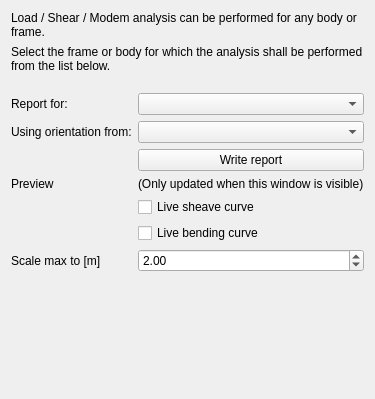
<?xml version="1.0" encoding="UTF-8"?>
<ui version="4.0">
 <class>WidgetBendingMomentPreview</class>
 <widget class="QWidget" name="WidgetBendingMomentPreview">
  <property name="geometry">
   <rect>
    <x>0</x>
    <y>0</y>
    <width>373</width>
    <height>399</height>
   </rect>
  </property>
  <property name="windowTitle">
   <string>Form</string>
  </property>
  <layout class="QFormLayout" name="formLayout">
   <item row="0" column="0" colspan="2">
    <widget class="QLabel" name="label_5">
     <property name="text">
      <string>Load / Shear / Modem analysis can be performed for any body or frame.</string>
     </property>
     <property name="wordWrap">
      <bool>true</bool>
     </property>
    </widget>
   </item>
   <item row="1" column="0" colspan="2">
    <widget class="QLabel" name="label_6">
     <property name="text">
      <string>Select the frame or body for which the analysis shall be performed from the list below.
</string>
     </property>
     <property name="wordWrap">
      <bool>true</bool>
     </property>
    </widget>
   </item>
   <item row="2" column="0">
    <widget class="QLabel" name="label">
     <property name="text">
      <string>Report for:</string>
     </property>
    </widget>
   </item>
   <item row="2" column="1">
    <widget class="QComboBox" name="cbAxis"/>
   </item>
   <item row="4" column="0">
    <widget class="QLabel" name="label_2">
     <property name="text">
      <string>Using orientation from:</string>
     </property>
    </widget>
   </item>
   <item row="4" column="1">
    <widget class="QComboBox" name="cbOrientation">
     <property name="toolTip">
      <string>&lt;html&gt;&lt;head/&gt;&lt;body&gt;&lt;p&gt;By default the analysis will be performed for the local X-axis.&lt;/p&gt;&lt;p&gt;If any other axis is required then select any other system from this drop-down box.&lt;/p&gt;&lt;p&gt;The calculation will then be performed using the local x-axis of that node.&lt;/p&gt;&lt;/body&gt;&lt;/html&gt;</string>
     </property>
    </widget>
   </item>
   <item row="5" column="1">
    <widget class="QPushButton" name="pbReport">
     <property name="text">
      <string>Write report</string>
     </property>
    </widget>
   </item>
   <item row="6" column="0">
    <widget class="QLabel" name="label_3">
     <property name="text">
      <string>Preview</string>
     </property>
    </widget>
   </item>
   <item row="9" column="0">
    <widget class="QLabel" name="label_4">
     <property name="text">
      <string>Scale max to [m]</string>
     </property>
    </widget>
   </item>
   <item row="9" column="1">
    <widget class="QDoubleSpinBox" name="sbScale">
     <property name="maximum">
      <double>100.000000000000000</double>
     </property>
     <property name="value">
      <double>2.000000000000000</double>
     </property>
    </widget>
   </item>
   <item row="8" column="1">
    <widget class="QCheckBox" name="cbBending">
     <property name="text">
      <string>Live bending curve</string>
     </property>
    </widget>
   </item>
   <item row="7" column="1">
    <widget class="QCheckBox" name="cbShear">
     <property name="text">
      <string>Live sheave curve</string>
     </property>
    </widget>
   </item>
   <item row="6" column="1">
    <widget class="QLabel" name="label_7">
     <property name="text">
      <string>(Only updated when this window is visible)</string>
     </property>
    </widget>
   </item>
  </layout>
 </widget>
 <resources/>
 <connections/>
</ui>
